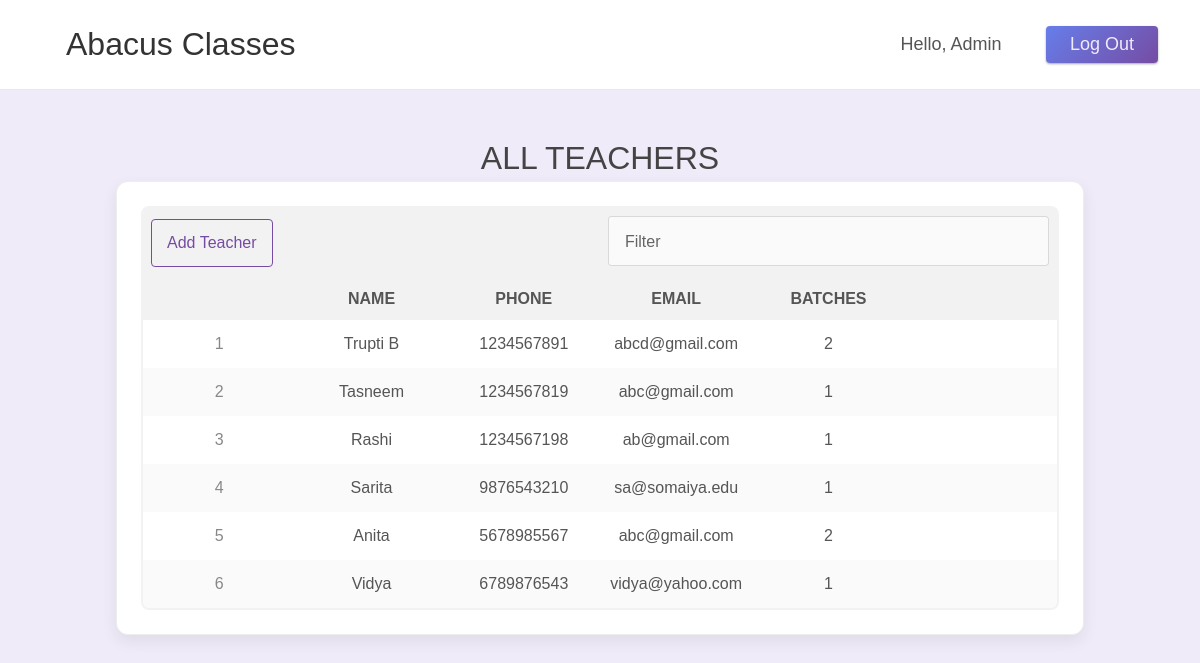
Page /teacher.php (signed in) on the committed database.
### tables this page shows
CREATE TABLE `teacher` (
  `id` int(4) NOT NULL AUTO_INCREMENT,
  `name` varchar(50) DEFAULT NULL,
  `phone` varchar(15) DEFAULT NULL,
  `email` varchar(320) DEFAULT NULL,
  `password` varchar(255) DEFAULT NULL,
  PRIMARY KEY (`id`)
);

### teacher.php (the view, shortened to what this page needs)
<!DOCTYPE html>
<html lang="en">
<?php
    include("parts/head.php");
?>
<body>
    <?php
        include("parts/header.php");
    ?>
    <main>
        <h3 class="span6 fancy">All Teachers</h3>
        <div id="teacher" class="card span6">
            <table cellspacing="0" cellpadding="0" class="action">
                <tr head>
                    <td colspan="3" class="actions">
                        <a id="add-btn" class="button outline small">Add Teacher</a>
                    </td>
                    <td colspan="3" class="filter">
                        <label class="textfield">
                            <input type="text" name="filter" placeholder=" ">
                            <span>Filter</span>
                        </label>
                    </td>
                </tr>
                <tr head>
                    <th>&nbsp;</th>
                    <th>Name</th>
                    <th>Phone</th>
                    <th>Email</th>
                    <th>Batches</th>
                    <th>&nbsp;</th>
                </tr>
            <?php
                try {
                    $conn = dbConnect();
                    $teacherQuery = $conn->prepare(
                        "SELECT DISTINCT
                        teacher.id,
                        teacher.name,
                        teacher.phone,
                        teacher.email,
                        (SELECT COUNT(*) FROM batch
                            WHERE teacher_id = teacher.id) AS batches
                        FROM teacher
                        LEFT JOIN batch ON teacher.id=batch.teacher_id"
                    );
                    $teacherQuery->execute();
                    while ($teacher = $teacherQuery->fetch(PDO::FETCH_ASSOC)) {
                    ?>
                        <tr data-teacher-id="<?php echo $teacher['id'] ?>" data-batches="<?php echo $teacher['batches'] ?>" data-phone="<?php echo $teacher['phone']?>" data-email="<?php echo $teacher['email']?>" data-name="<?php echo $teacher['name']?>">
                            <td><?php echo $teacher['id']?></td>
                            <td><?php echo $teacher['name']?></td>
                            <td><?php echo $teacher['phone']?></td>
                            <td><?php echo $teacher['email']?></td>
                            <td><?php echo $teacher['batches']?></td>
                        </tr>
                    <?php
                    }
                } catch (PDOException $e) {
                    error_log("[".date('Y-m-d H:i:s O',time())."] [".basename(__FILE__)."] [session: " . json_encode($_SESSION) . "] [input: " . json_encode($_REQUEST) . "] " . $e->getMessage(), 3, "../logs/db_error.log");
                    exit();
                }
            ?>
            </table>
        </div>
    </main>
</body>
</html>

### css/common.css (style rules this page uses)
* { cursor: default; margin: 0; padding: 0; box-sizing: border-box; user-select: none; }
.button { display: inline-block; vertical-align: middle; text-align: center; font-size: 18px; padding: 8px 24px; border-radius: 4px; border: none; outline: none; text-decoration: none; font-weight: normal; background-image: linear-gradient(135deg, #667eea 0%, #764ba2 34%, #764ba2 66%, #6a11cb 100%); background-size: 300% 300%; background-position: 0% 0%; color: #efebf8; box-shadow: 0 1px 3px rgba(0, 0, 0, 0.12), 0 1px 2px rgba(0, 0, 0, 0.24); transition: box-shadow 0.3s, color 0.3s, transform 0.3s, background-position 0.3s, background-color 0.3s, border 0.3s; cursor: pointer; }
.button.outline { background-image: none; box-shadow: none; color: rgb(118, 75, 162); font-weight: normal; border: 1px solid rgb(118, 75, 162); padding: 7px 15px; min-width: 72px; }
.button.small { font-size: 16px; }
.textfield { position: relative; display: inline-block; font-size: 16px; line-height: 1.5; overflow: hidden; border: 1px solid rgba(0, 0, 0, 0.15); border-radius: 4px; }
.textfield > input, .textfield > textarea { display: block; box-sizing: border-box; margin: 0; border: none; border-top: solid 22px transparent; border-radius: 4px; padding: 0 12px 8px; width: 100%; height: 100%; color: rgba(0, 0, 0, 0.87); background-color: rgba(0, 0, 0, 0.02); box-shadow: none; font-family: inherit; font-size: inherit; line-height: inherit; caret-color: #764ab2; transition: border-bottom 0.2s, background-color 0.2s; }
.textfield > input + span, .textfield > textarea + span { position: absolute; top: 0; left: 0; right: 0; bottom: 0; display: block; text-align: left; box-sizing: border-box; padding: 4px 12px 0; color: rgba(0, 0, 0, 0.6); font-size: 75%; line-height: 12px; pointer-events: none; transition: color 0.2s, font-size 0.2s, line-height 0.2s, padding 0.2s; }
h3.fancy { display: block; width: 100%; text-transform: uppercase; text-align: center; font-size: 32px; font-weight: lighter; padding: 24px 16px 0px; margin-bottom: -12px; color: #444; }
.card { display: block; padding: 24px; text-align: center; background-color: #fff; box-shadow: 0 6px 15px rgba(36,37,38,0.08); border-radius: 12px; border: 1px solid rgba(36,37,38,0.08); transition: box-shadow 0.5s ease; }
* { box-sizing: border-box; }
html { padding: 0; margin: 0; }
body { padding: 0; margin: 0; font-family: Helvetica, Arial, sans-serif; background-color: #efebf8; }
.span6 { grid-column: span 6; }
table { padding: 0px; width: 100%; border-radius: 8px; overflow: hidden; border: 2px solid rgba(0, 0, 0, 0.05); table-layout:fixed; }
table tr { transition: 0.3s all; }
table tr:nth-child(even) { background-color: rgba(0, 0, 0, 0.02); }
table tr[head] { background-color: rgba(0, 0, 0, 0.05); }
table th { font-weight: bold; text-transform: uppercase; padding: 12px; color: #555; text-align: center; }
table td { padding: 8px; font-size: 16px; color: #555; }
table td:first-child { color: #888; }
table td.filter { text-align: right; }
table td.filter label { width: 100%; min-width: 240px; background-color: #fff; }
table td.actions { text-align: left; }
table td.actions .button { height: 48px; line-height: 32px; }
main { max-width: 1000px; margin: auto; margin-top: 100px; padding: 16px; display: grid; grid-template-columns: repeat(6, 1fr); grid-template-rows: auto; grid-column-gap: 16px; grid-row-gap: 16px; }

### css/teacher.css (style rules this page uses)
main { max-width: 1000px; margin: auto; margin-top: 100px; padding: 16px; display: grid; grid-template-columns: repeat(6, 1fr); grid-template-rows: auto; grid-column-gap: 16px; grid-row-gap: 16px; }
table { padding: 0px; width: 100%; border-radius: 8px; overflow: hidden; border: 2px solid rgba(0, 0, 0, 0.05); table-layout:fixed; }
table tr { transition: 0.3s all; }
table tr:nth-child(even) { background-color: rgba(0, 0, 0, 0.02); }
table tr:nth-child(1), table tr:nth-child(2) { background-color: rgba(0, 0, 0, 0.05); }
table th { font-weight: bold; text-transform: uppercase; padding: 12px; color: #555; text-align: center; }
table td { padding: 8px; font-size: 16px; color: #555; }
table td:first-child { color: #888; }

### rows in the picture
teacher: id "1", name "Trupti B", phone "1234567891", email "abcd@gmail.com", batches "2"
teacher: id "2", name "Tasneem", phone "1234567819", email "abc@gmail.com", batches "1"
teacher: id "3", name "Rashi", phone "1234567198", email "ab@gmail.com", batches "1"
teacher: id "4", name "Sarita", phone "9876543210", email "sa@somaiya.edu", batches "1"
teacher: id "5", name "Anita", phone "5678985567", email "abc@gmail.com", batches "2"
teacher: id "6", name "Vidya", phone "6789876543", email "vidya@yahoo.com", batches "1"

### other values in the picture
$_SESSION['user']['name'] "Admin"
